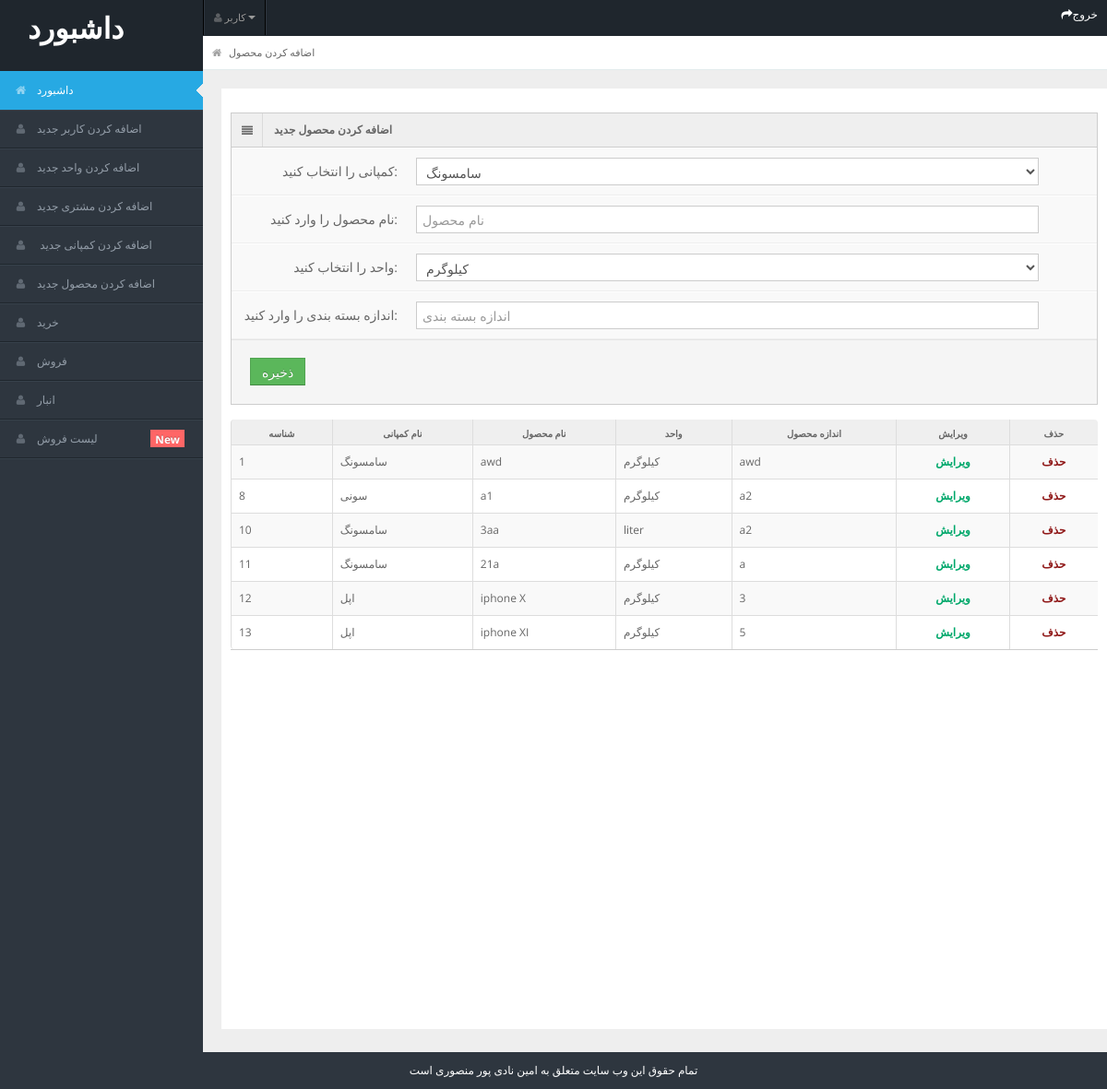
/admin/add_products.php, run on the app's committed database.
### tables this page shows
CREATE TABLE `products` (
  `id` int(5) NOT NULL,
  `company_name` varchar(100) NOT NULL,
  `product_name` varchar(100) NOT NULL,
  `unit` varchar(50) NOT NULL,
  `packing_size` varchar(20) NOT NULL
);

### admin/add_products.php (the view, shortened to what this page needs)
<?php
include "header.php";
include "../user/connection.php";
?>
<div id="content">
    <div id="content-header">
        <div id="breadcrumb"><a href="index.html" title="Go to Home" class="tip-bottom"><i class="icon-home"></i>
        اضافه کردن محصول</a></div>
    </div>
    <div class="container-fluid ">
        <div class="row-fluid" style="background-color: white; min-height: 1000px; padding:10px;">
        <div class="span2l">
      <div class="widget-box">
        <div class="widget-title"> <span class="icon"> <i class="icon-align-justify"></i> </span>
          <h5>اضافه کردن محصول جدید</h5>
        </div>
        <div class="widget-content nopadding">
          <form action="" name="form1" method="POST" class="form-horizontal">
          <div class="control-group">
              <label class="control-label"> کمپانی را انتخاب کنید:</label>
              <div class="controls">
                <select class="span11" name="company_name" id="">
                    <?php
                    $res=mysqli_query($link,"SELECT * FROM company_name");
                    while($row=mysqli_fetch_array($res)){
                        ?>
                        <option value="<?php echo $row['company_name'];?>"><?php echo $row['company_name'];?></option>
                        <?php
                    }
                    ?>
                </select>
              </div>
            </div>
            <div class="control-group">
              <label class="control-label"> نام محصول را وارد کنید:</label>
              <div class="controls">
              <input type="text" class="span11" placeholder="نام محصول" name="product_name" required/>
              </div>
            </div>
            <div class="control-group">
              <label class="control-label"> واحد را انتخاب کنید:</label>
              <div class="controls">
                <select class="span11" name="unit" id="">
                    <?php
                    $res=mysqli_query($link,"SELECT * FROM units");
                    while($row=mysqli_fetch_array($res)){
                        ?>
                        <option value="<?php echo $row['unit'];?>"><?php echo $row['unit'];?></option>
                        <?php
                         }
                    ?>
                </select>
              </div>
            </div>
            <div class="control-group">
              <label class="control-label"> اندازه بسته بندی را وارد کنید:</label>
              <div class="controls">
              <input type="text" class="span11" placeholder="اندازه بسته بندی" name="packing_size" required/>
              </div>
            </div>
            <div class="form-actions">
              <button type="submit" name="submit1" class="btn btn-success">ذخیره</button>
            </div>
          </form>
        </div>
      </div>
      <div class="widget-content nopadding">
            <table class="table table-bordered table-striped">
              <thead>
                <tr>
                  <th>شناسه</th>
                  <th>نام کمپانی</th>
                  <th>نام محصول</th>
                  <th>واحد</th>
                  <th>اندازه محصول</th>
                  <th>ویرایش</th>
                  <th>حذف</th>
                </tr>
              </thead>
              <tbody>
                <?php
                $res=mysqli_query($link,"SELECT * FROM products");
                while($row=mysqli_fetch_array($res)){
                    ?>
                <tr>
                  <td><?php echo $row["id"];?></td>
                  <td><?php echo $row["company_name"];?></td>
                  <td><?php echo $row["product_name"];?></td>
                  <td><?php echo $row["unit"];?></td>
                  <td><?php echo $row["packing_size"];?></td>
                  <td><center><a style="color:#00A86B;font-weight:bolder;" href="edit_products.php?id=<?=$row["id"];?>">ویرایش</a></center></td>
                  <td><center><a style="color:#880808ed;font-weight:bolder;" href="delete_products.php?id=<?=$row["id"];?>">حذف</a></center></td>
                </tr>
                    <?php
                }
                ?>
              </tbody>
            </table>
          </div>
    </div>
        </div>
    </div>
</div>
<?php
include "footer.php";
?>

### admin/css/matrix-style.css (style rules this page uses)
* { outline:none !important; -moz-outline: none !important; }
html, body { height:100% }
body { overflow-x: hidden; margin-top: -10px; font-family: 'Open Sans', sans-serif; font-size:12px; color:#666; }
a { color:#666; }
select, textarea, input[type="text"], input[type="password"], input[type="datetime"], input[type="datetime-local"], input[type="date"], input[type="month"], input[type="time"], input[type="week"], input[type="number"], input[type="email"], input[type="url"], input[type="search"], input[type="tel"], input[type="color"], .uneditable-input, .label, .dropdown-menu, .btn, .well, .progress, .table-bordered, .btn-group > .btn:first-child, .btn-group > .btn:last-child, .btn-group > .btn:last-child, .btn-group > .dropdown-toggle, .alert { border-radius:0px; }
.btn, textarea, input[type="text"], input[type="password"], input[type="datetime"], input[type="datetime-local"], input[type="date"], input[type="month"], input[type="time"], input[type="week"], input[type="number"], input[type="email"], input[type="url"], input[type="search"], input[type="tel"], input[type="color"], .uneditable-input { box-shadow:none; }
.progress, .progress-success .bar, .progress .bar-success, .progress-warning .bar, .progress .bar-warning, .progress-danger .bar, .progress .bar-danger, .progress-info .bar, .progress .bar-info, .btn, .btn-primary { background-image:none; }
.form-horizontal .form-actions { padding-left:20px; }
#content { background: none repeat scroll 0 0 #eeeeee; margin-left: 220px; margin-right: 0; padding-bottom: 25px; position: relative; min-height:100%; width: auto; }
#content-header { position: abslute; width: 100%; margin-top: -38px; z-index: 20; }
.container-fluid .row-fluid:first-child { margin-top: 20px; }
#breadcrumb { background-color: #fff; border-bottom: 1px solid #e3ebed; }
#breadcrumb a { padding: 8px 20px 8px 10px; display: inline-block; background-image: url('../img/breadcrumb.png'); background-position: center right; background-repeat: no-repeat; font-size: 11px; color: #666666; }
#breadcrumb a:last-child { background-image:none; }
#breadcrumb a i { margin-right: 5px; opacity: .6; }
.stat-boxes .peity_bar_good, .stat-boxes .peity_line_good, { color: #459D1C; }
.widget-box { background: none repeat scroll 0 0 #F9F9F9; border-left: 1px solid #CDCDCD; border-top: 1px solid #CDCDCD; border-right: 1px solid #CDCDCD; clear: both; margin-top: 16px; margin-bottom: 16px; position: relative; }
.widget-title, .modal-header, .table th, div.dataTables_wrapper .ui-widget-header { background:#efefef; border-bottom: 1px solid #CDCDCD; height: 36px; }
.widget-title span.icon { padding: 9px 10px 7px 11px; float: left; border-right:1px solid #dadada; }
.widget-title h5 { color: #666; float: left; font-size: 12px; font-weight: bold; padding: 12px; line-height: 12px; margin: 0; }
.widget-content { padding:15px; border-bottom: 1px solid #cdcdcd; }
.table th { height: auto; font-size: 10px; padding: 5px 10px 2px; border-bottom: 0; text-align: center; color: #666666; }
.nopadding { padding: 0 !important; }
.nopadding .table { margin-bottom: 0; }
.nopadding .table-bordered { border: 0; }
form { margin-bottom: 0; }
.form-horizontal .control-group { border-top: 1px solid #ffffff; border-bottom: 1px solid #eeeeee; margin-bottom: 0; }
.form-horizontal .control-label { padding-top: 15px; width: 180px; }
.form-horizontal .controls { margin-left: 200px; padding: 10px 0; }
.form-horizontal .form-actions { margin-top: 0; margin-bottom: 0; }

### admin/css/matrix-media.css (style rules this page uses)
body { background:#2E363F; }

### data on the page
products: id "1", company_name "سامسونگ", product_name "awd", unit "کیلوگرم", packing_size "awd"
products: id "8", company_name "سونی", product_name "a1", unit "کیلوگرم", packing_size "a2"
products: id "10", company_name "سامسونگ", product_name "3aa", unit "liter", packing_size "a2"
products: id "11", company_name "سامسونگ", product_name "21a", unit "کیلوگرم", packing_size "a"
products: id "12", company_name "اپل", product_name "iphone X", unit "کیلوگرم", packing_size "3"
products: id "13", company_name "اپل", product_name "iphone XI", unit "کیلوگرم", packing_size "5"

### other printed values
form field company_name "سامسونگ"
form field unit "کیلوگرم"
